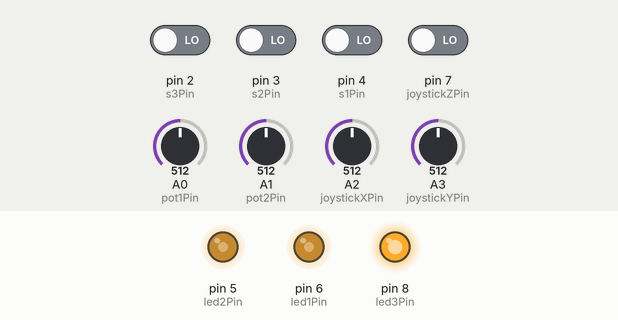
Bench run of a sketch on a simulated Arduino Nano, built with avr-gcc and run on an emulated ATmega328P. Parts: output pins drawn as LEDs (lit = HIGH). Inputs (shaded band) come from the test bench; at power-on: pin 2 (s3Pin), pin 3 (s2Pin), pin 4 (s1Pin), pin 7 (joystickZPin) LOW, A0 (pot1Pin) = 512, A1 (pot2Pin) = 512, A2 (joystickXPin) = 512, A3 (joystickYPin) = 512. No radio packets arrive unless stated; what the sketch prints to the serial monitor is not drawn.

Above: at 1.2 s.
1.3 s: A0 (pot1Pin) set to 716
At 2.1 s:
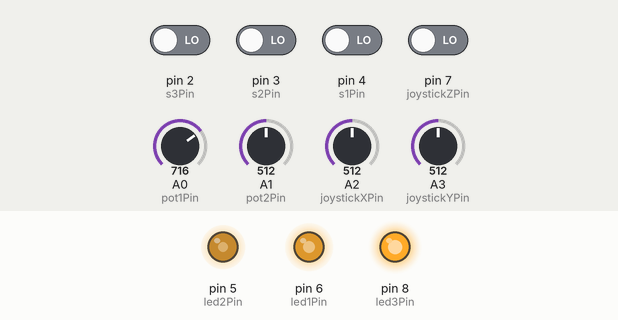
4.3 s: A1 (pot2Pin) set to 716
At 5.7 s:
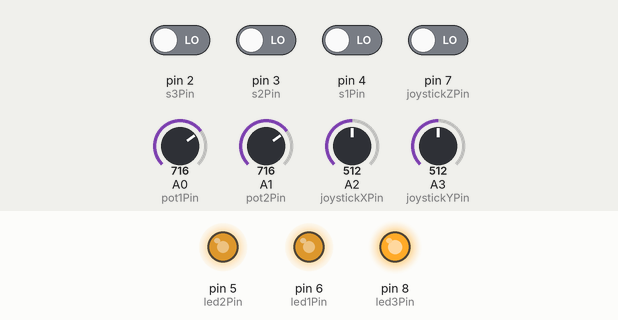
7.3 s: A0 (pot1Pin) set to 992
At 8.0 s:
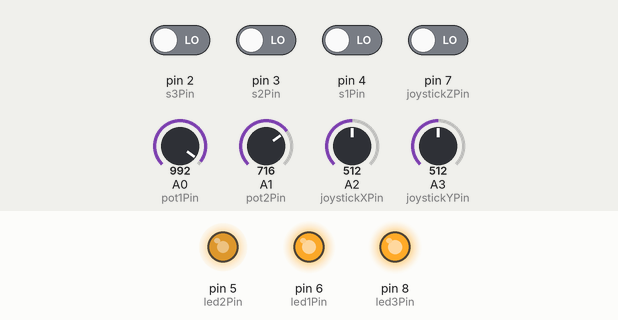
10.3 s: A1 (pot2Pin) set to 992
At 11.6 s:
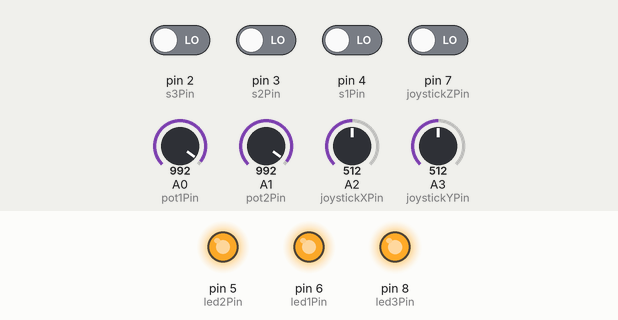
13.3 s: A0 (pot1Pin) set to 306
At 14.0 s:
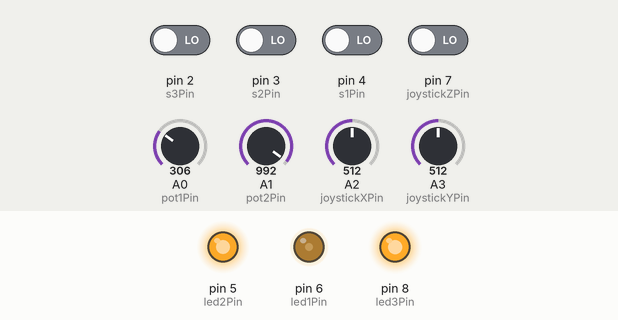
14.8 s: A1 (pot2Pin) set to 306
At 15.2 s:
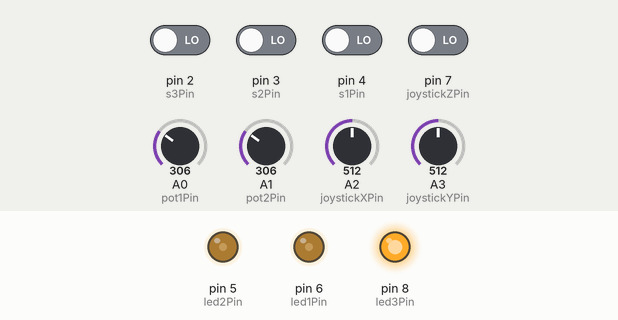
Timing chart, 0 to 17.8 s (numbered marks = the images above; inputs shaded):
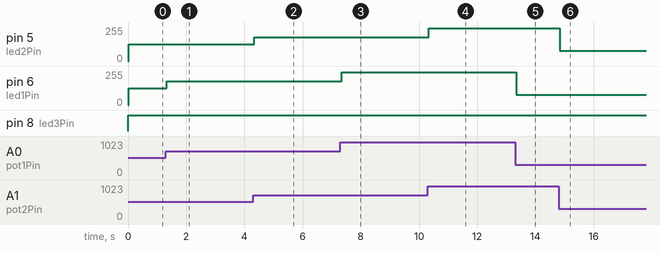

Measured:
- after the input at 1.3 s, pin 6 (led1Pin): 127/255 → 178/255 at once
- after the input at 4.3 s, pin 5 (led2Pin): 127/255 → 178/255 at once
- after the input at 7.3 s, pin 6 (led1Pin): 178/255 → 247/255 at once
- after the input at 10.3 s, pin 5 (led2Pin): 178/255 → 247/255 at once
- after the input at 13.3 s, pin 6 (led1Pin): 247/255 → 76/255 at once; pin 8 (led3Pin): stays HIGH (without the input it goes to LOW after 1.5 s)
- after the input at 14.8 s, pin 5 (led2Pin): 247/255 → 76/255 at once; pin 8 (led3Pin): stays HIGH (without the input it goes to LOW after 13.2 s)

The sketch:

CarroTent2_JOYTICK.ino
```cpp
/*
CARRO DOS MENINOS JOYSTYCK - este funcionou
*/

#include <SPI.h>
#include "RF24.h"

/****************** User Config ***************************/
/***      Set this radio as radio number 0 or 1         ***/
bool radioNumber = 1;
          // 0 = CARRO
          // 1 = Controle Remoto

/* Hardware configuration: Set up nRF24L01 radio on SPI bus plus pins 7 & 8 */
RF24 radio(9,10);     // this is as its in the NANO IO SHIELD
/**********************************************************/

const byte addresses[6] = "Free1";

// Used to control whether this node is sending or receiving
bool role = 1;
          // 0 = CARRO
          // 1 = Controle Remoto

const int pot1Pin = A0,           // define POT1
          pot2Pin = A1,           // define POT2
          joystickXPin = A2,      // define pin for direction X of joystick
          joystickYPin = A3,      // define pin for direction Y of joystick
          joystickZPin = 7,       // define pin for direction Z of joystick
          s1Pin = 4,              // define pin for S1
          s2Pin = 3,              // define pin for S2
          s3Pin = 2,              // define pin for S3
          led1Pin = 6,            // define pin for LED1 which is close to POT1 and used to indicate the state of POT1
          led2Pin = 5,            // define pin for LED2 which is close to POT2 and used to indicate the state of POT2
          led3Pin = 8;            // define pin for LED3 which is close to NRF24L01 and used to indicate the state of NRF24L01
// wireless communication
int dataWrite[8];                 // define array used to save the write data


void setup() {
  Serial.begin(115200);
  Serial.println(F("Carro dos Minino - Comecando! "));
  Serial.println(F(""));
  Serial.println(F(""));
  Serial.println(F("*** PRESS 'T' to begin transmitting to the other node"));
/*/  radio.begin();
//  radio.setChannel(120);
//  radio.setPALevel(RF24_PA_MAX);
 Open a writing and reading pipe on each radio, with opposite addresses
  if(radioNumber){
    radio.openWritingPipe(addresses[1]);
    radio.openReadingPipe(1,addresses[0]);
  }else{
    radio.openWritingPipe(addresses[0]);
    radio.openReadingPipe(1,addresses[1]);
  }

  radio.startListening();  // Start the radio listening for data */

  radio.begin();                      // initialize RF24
  radio.setChannel(120);              // Set channel 120
  radio.setPALevel(RF24_PA_MAX);      // set power amplifier (PA) level
  radio.setDataRate(RF24_1MBPS);      // set data rate through the air
  radio.setRetries(0, 15);            // set the number and delay of retries
  radio.openWritingPipe(addresses);   // open a pipe for writing
  radio.openReadingPipe(1, addresses);// open a pipe for reading
  radio.stopListening();              // stop listening for incoming messages
  // pin
  pinMode(joystickZPin, INPUT);       // set led1Pin to input mode
  pinMode(s1Pin, INPUT);              // set s1Pin to input mode
  pinMode(s2Pin, INPUT);              // set s2Pin to input mode
  pinMode(s2Pin, INPUT);              // set s3Pin to input mode
  pinMode(led1Pin, OUTPUT);           // set led1Pin to output mode
  pinMode(led2Pin, OUTPUT);           // set led2Pin to output mode
  pinMode(led3Pin, OUTPUT);           // set led3Pin to output mode

}

void loop() {

  // put the values of rocker, switch and potentiometer into the array
  dataWrite[0] = analogRead(pot1Pin);
  dataWrite[1] = analogRead(pot2Pin);
  dataWrite[2] = analogRead(joystickXPin);
  dataWrite[3] = analogRead(joystickYPin);
  dataWrite[4] = digitalRead(joystickZPin);
  dataWrite[5] = digitalRead(s1Pin);
  dataWrite[6] = digitalRead(s2Pin);
  dataWrite[7] = digitalRead(s3Pin);


  // write radio data
  if (radio.write(dataWrite, sizeof(dataWrite)))
  {
    digitalWrite(led3Pin, HIGH);
    delay(20);
    digitalWrite(led3Pin, LOW);
  }

  // make LED emit different brightness of light according to analog of potentiometer
  analogWrite(led1Pin, map(dataWrite[0], 0, 1023, 0, 255));
  analogWrite(led2Pin, map(dataWrite[1], 0, 1023, 0, 255));


/****************** CONTROLE REMOTO Role ***************************/
/*
if (role == 1)  {

    radio.stopListening();                                    // First, stop listening so we can talk.
    Serial.println(F("Now sending"));

//    unsigned long start_time = micros();                             // Take the time, and send it.  This will block until complete
     if (!radio.write( 1, 1 )){
       Serial.println(F("failed"));
     }

    radio.startListening();                                    // Now, continue listening

    unsigned long started_waiting_at = micros();               // Set up a timeout period, get the current microseconds
    boolean timeout = false;                                   // Set up a variable to indicate if a response was received or not

    while ( ! radio.available() ){                             // While nothing is received
      if (micros() - started_waiting_at > 200000 ){            // If waited longer than 200ms, indicate timeout and exit while loop
          timeout = true;
          break;
      }
    }

    if ( timeout ){                                             // Describe the results
        Serial.println(F("Failed, response timed out."));
    }else{
        unsigned long got_time;                                 // Grab the response, compare, and send to debugging spew
        radio.read( &got_time, sizeof(unsigned long) );
        unsigned long end_time = micros();

        // Spew it
        Serial.print(F("Sent "));
 //       Serial.print(start_time);
        Serial.print(F(", Got response "));
        Serial.print(got_time);
        Serial.print(F(", Round-trip delay "));
//        Serial.print(end_time-start_time);
        Serial.println(F(" microseconds"));
    }

    // Try again 1s later
    delay(1000);
  }


/****************** Pong Back Role **************************

  if ( role == 0 )
  {
    unsigned long got_time;

    if( radio.available()){
                                                                    // Variable for the received timestamp
      while (radio.available()) {                                   // While there is data ready
        radio.read( &got_time, sizeof(unsigned long) );             // Get the payload
      }

      radio.stopListening();                                        // First, stop listening so we can talk
      radio.write( &got_time, sizeof(unsigned long) );              // Send the final one back.
      radio.startListening();                                       // Now, resume listening so we catch the next packets.
      Serial.print(F("Sent response "));
      Serial.println(got_time);
   }
 }


/****************** Change Roles via Serial Commands **************************

  if ( Serial.available() )
  {
    char c = toupper(Serial.read());
    Serial.println(c);
    if ( c == 'T' && role == 0 ){
      Serial.println(F("*** CHANGING TO TRANSMIT ROLE -- PRESS 'R' TO SWITCH BACK"));
      role = 1;                  // Become the primary transmitter (ping out)

   }else
    if ( c == 'R' && role == 1 ){
      Serial.println(F("*** CHANGING TO RECEIVE ROLE -- PRESS 'T' TO SWITCH BACK"));
       role = 0;                // Become the primary receiver (pong back)
       radio.startListening();

    }
  }

*/
} // Loop
```
